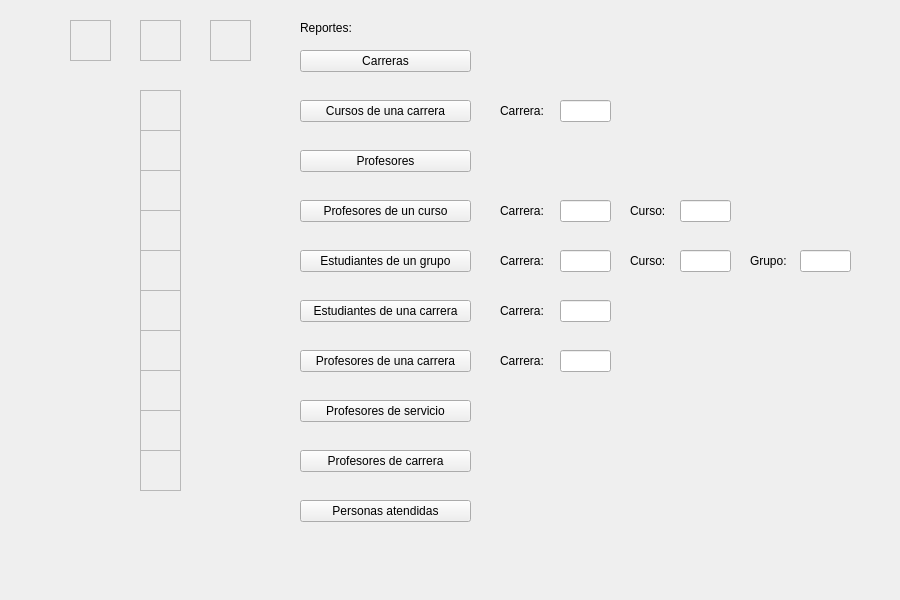
<?xml version="1.0" encoding="UTF-8"?>
<ui version="4.0">
 <class>MainWindow</class>
 <widget class="QMainWindow" name="MainWindow">
  <property name="enabled">
   <bool>true</bool>
  </property>
  <property name="geometry">
   <rect>
    <x>0</x>
    <y>0</y>
    <width>900</width>
    <height>600</height>
   </rect>
  </property>
  <property name="minimumSize">
   <size>
    <width>900</width>
    <height>600</height>
   </size>
  </property>
  <property name="maximumSize">
   <size>
    <width>900</width>
    <height>600</height>
   </size>
  </property>
  <property name="windowTitle">
   <string>Simulador de matricula 3000</string>
  </property>
  <widget class="QWidget" name="centralWidget">
   <widget class="QLabel" name="lblMostrador1">
    <property name="geometry">
     <rect>
      <x>70</x>
      <y>20</y>
      <width>41</width>
      <height>41</height>
     </rect>
    </property>
    <property name="frameShape">
     <enum>QFrame::StyledPanel</enum>
    </property>
    <property name="frameShadow">
     <enum>QFrame::Raised</enum>
    </property>
    <property name="text">
     <string/>
    </property>
   </widget>
   <widget class="QLabel" name="lblMostrador2">
    <property name="geometry">
     <rect>
      <x>140</x>
      <y>20</y>
      <width>41</width>
      <height>41</height>
     </rect>
    </property>
    <property name="frameShape">
     <enum>QFrame::StyledPanel</enum>
    </property>
    <property name="frameShadow">
     <enum>QFrame::Raised</enum>
    </property>
    <property name="text">
     <string/>
    </property>
   </widget>
   <widget class="QLabel" name="lblMostrador3">
    <property name="geometry">
     <rect>
      <x>210</x>
      <y>20</y>
      <width>41</width>
      <height>41</height>
     </rect>
    </property>
    <property name="frameShape">
     <enum>QFrame::StyledPanel</enum>
    </property>
    <property name="frameShadow">
     <enum>QFrame::Raised</enum>
    </property>
    <property name="text">
     <string/>
    </property>
   </widget>
   <widget class="QLabel" name="lblEstudiante1">
    <property name="geometry">
     <rect>
      <x>140</x>
      <y>90</y>
      <width>41</width>
      <height>41</height>
     </rect>
    </property>
    <property name="styleSheet">
     <string notr="true"/>
    </property>
    <property name="frameShape">
     <enum>QFrame::StyledPanel</enum>
    </property>
    <property name="frameShadow">
     <enum>QFrame::Raised</enum>
    </property>
    <property name="text">
     <string/>
    </property>
   </widget>
   <widget class="QLabel" name="lblEstudiante2">
    <property name="geometry">
     <rect>
      <x>140</x>
      <y>130</y>
      <width>41</width>
      <height>41</height>
     </rect>
    </property>
    <property name="frameShape">
     <enum>QFrame::StyledPanel</enum>
    </property>
    <property name="frameShadow">
     <enum>QFrame::Raised</enum>
    </property>
    <property name="text">
     <string/>
    </property>
   </widget>
   <widget class="QLabel" name="lblEstudiante3">
    <property name="geometry">
     <rect>
      <x>140</x>
      <y>170</y>
      <width>41</width>
      <height>41</height>
     </rect>
    </property>
    <property name="frameShape">
     <enum>QFrame::StyledPanel</enum>
    </property>
    <property name="frameShadow">
     <enum>QFrame::Raised</enum>
    </property>
    <property name="text">
     <string/>
    </property>
   </widget>
   <widget class="QLabel" name="lblEstudiante4">
    <property name="geometry">
     <rect>
      <x>140</x>
      <y>210</y>
      <width>41</width>
      <height>41</height>
     </rect>
    </property>
    <property name="frameShape">
     <enum>QFrame::StyledPanel</enum>
    </property>
    <property name="frameShadow">
     <enum>QFrame::Raised</enum>
    </property>
    <property name="text">
     <string/>
    </property>
   </widget>
   <widget class="QLabel" name="lblEstudiante5">
    <property name="geometry">
     <rect>
      <x>140</x>
      <y>250</y>
      <width>41</width>
      <height>41</height>
     </rect>
    </property>
    <property name="frameShape">
     <enum>QFrame::StyledPanel</enum>
    </property>
    <property name="frameShadow">
     <enum>QFrame::Raised</enum>
    </property>
    <property name="text">
     <string/>
    </property>
   </widget>
   <widget class="QLabel" name="lblEstudiante6">
    <property name="geometry">
     <rect>
      <x>140</x>
      <y>290</y>
      <width>41</width>
      <height>41</height>
     </rect>
    </property>
    <property name="frameShape">
     <enum>QFrame::StyledPanel</enum>
    </property>
    <property name="frameShadow">
     <enum>QFrame::Raised</enum>
    </property>
    <property name="text">
     <string/>
    </property>
   </widget>
   <widget class="QLabel" name="lblEstudiante7">
    <property name="geometry">
     <rect>
      <x>140</x>
      <y>330</y>
      <width>41</width>
      <height>41</height>
     </rect>
    </property>
    <property name="frameShape">
     <enum>QFrame::StyledPanel</enum>
    </property>
    <property name="frameShadow">
     <enum>QFrame::Raised</enum>
    </property>
    <property name="text">
     <string/>
    </property>
   </widget>
   <widget class="QLabel" name="lblEstudiante8">
    <property name="geometry">
     <rect>
      <x>140</x>
      <y>370</y>
      <width>41</width>
      <height>41</height>
     </rect>
    </property>
    <property name="frameShape">
     <enum>QFrame::StyledPanel</enum>
    </property>
    <property name="frameShadow">
     <enum>QFrame::Raised</enum>
    </property>
    <property name="text">
     <string/>
    </property>
   </widget>
   <widget class="QLabel" name="lblEstudiante9">
    <property name="geometry">
     <rect>
      <x>140</x>
      <y>410</y>
      <width>41</width>
      <height>41</height>
     </rect>
    </property>
    <property name="frameShape">
     <enum>QFrame::StyledPanel</enum>
    </property>
    <property name="frameShadow">
     <enum>QFrame::Raised</enum>
    </property>
    <property name="text">
     <string/>
    </property>
   </widget>
   <widget class="QLabel" name="lblEstudiante10">
    <property name="geometry">
     <rect>
      <x>140</x>
      <y>450</y>
      <width>41</width>
      <height>41</height>
     </rect>
    </property>
    <property name="frameShape">
     <enum>QFrame::StyledPanel</enum>
    </property>
    <property name="frameShadow">
     <enum>QFrame::Raised</enum>
    </property>
    <property name="text">
     <string/>
    </property>
   </widget>
   <widget class="QPushButton" name="btnReporteCarreras">
    <property name="geometry">
     <rect>
      <x>300</x>
      <y>50</y>
      <width>171</width>
      <height>22</height>
     </rect>
    </property>
    <property name="text">
     <string>Carreras</string>
    </property>
   </widget>
   <widget class="QLabel" name="lblReportes">
    <property name="geometry">
     <rect>
      <x>300</x>
      <y>20</y>
      <width>71</width>
      <height>16</height>
     </rect>
    </property>
    <property name="text">
     <string>Reportes:</string>
    </property>
   </widget>
   <widget class="QPushButton" name="btnCursosDeUnaCarrera">
    <property name="geometry">
     <rect>
      <x>300</x>
      <y>100</y>
      <width>171</width>
      <height>22</height>
     </rect>
    </property>
    <property name="text">
     <string>Cursos de una carrera</string>
    </property>
   </widget>
   <widget class="QPushButton" name="btnProfesores">
    <property name="geometry">
     <rect>
      <x>300</x>
      <y>150</y>
      <width>171</width>
      <height>22</height>
     </rect>
    </property>
    <property name="text">
     <string>Profesores</string>
    </property>
   </widget>
   <widget class="QPushButton" name="btnProfesoresDeUnCurso">
    <property name="geometry">
     <rect>
      <x>300</x>
      <y>200</y>
      <width>171</width>
      <height>22</height>
     </rect>
    </property>
    <property name="text">
     <string>Profesores de un curso</string>
    </property>
   </widget>
   <widget class="QPushButton" name="btnEstudianteDeUnGrupo">
    <property name="geometry">
     <rect>
      <x>300</x>
      <y>250</y>
      <width>171</width>
      <height>22</height>
     </rect>
    </property>
    <property name="text">
     <string>Estudiantes de un grupo</string>
    </property>
   </widget>
   <widget class="QPushButton" name="btnEstudiantesDeUnCarrera">
    <property name="geometry">
     <rect>
      <x>300</x>
      <y>300</y>
      <width>171</width>
      <height>22</height>
     </rect>
    </property>
    <property name="text">
     <string>Estudiantes de una carrera</string>
    </property>
   </widget>
   <widget class="QPushButton" name="btnProfesoresDeServicio">
    <property name="geometry">
     <rect>
      <x>300</x>
      <y>400</y>
      <width>171</width>
      <height>22</height>
     </rect>
    </property>
    <property name="text">
     <string>Profesores de servicio</string>
    </property>
   </widget>
   <widget class="QPushButton" name="btnProfesoresDeCarrera">
    <property name="geometry">
     <rect>
      <x>300</x>
      <y>450</y>
      <width>171</width>
      <height>22</height>
     </rect>
    </property>
    <property name="text">
     <string>Profesores de carrera</string>
    </property>
   </widget>
   <widget class="QPushButton" name="btnCantidadDePersonas">
    <property name="geometry">
     <rect>
      <x>300</x>
      <y>500</y>
      <width>171</width>
      <height>22</height>
     </rect>
    </property>
    <property name="text">
     <string>Personas atendidas</string>
    </property>
   </widget>
   <widget class="QLabel" name="label">
    <property name="geometry">
     <rect>
      <x>500</x>
      <y>100</y>
      <width>59</width>
      <height>21</height>
     </rect>
    </property>
    <property name="text">
     <string>Carrera:</string>
    </property>
   </widget>
   <widget class="QLineEdit" name="txfCarreraParaCursos">
    <property name="geometry">
     <rect>
      <x>560</x>
      <y>100</y>
      <width>51</width>
      <height>22</height>
     </rect>
    </property>
    <property name="maxLength">
     <number>4</number>
    </property>
   </widget>
   <widget class="QLabel" name="label_2">
    <property name="geometry">
     <rect>
      <x>500</x>
      <y>200</y>
      <width>59</width>
      <height>21</height>
     </rect>
    </property>
    <property name="text">
     <string>Carrera:</string>
    </property>
   </widget>
   <widget class="QLineEdit" name="txfCarreraParaProfesores">
    <property name="geometry">
     <rect>
      <x>560</x>
      <y>200</y>
      <width>51</width>
      <height>22</height>
     </rect>
    </property>
    <property name="maxLength">
     <number>4</number>
    </property>
   </widget>
   <widget class="QLineEdit" name="txfCursosParaProfesores">
    <property name="geometry">
     <rect>
      <x>680</x>
      <y>200</y>
      <width>51</width>
      <height>22</height>
     </rect>
    </property>
    <property name="maxLength">
     <number>4</number>
    </property>
   </widget>
   <widget class="QLabel" name="label_3">
    <property name="geometry">
     <rect>
      <x>630</x>
      <y>200</y>
      <width>41</width>
      <height>21</height>
     </rect>
    </property>
    <property name="text">
     <string>Curso:</string>
    </property>
   </widget>
   <widget class="QLineEdit" name="txfCarreraParaEstudiantes">
    <property name="geometry">
     <rect>
      <x>560</x>
      <y>250</y>
      <width>51</width>
      <height>22</height>
     </rect>
    </property>
    <property name="maxLength">
     <number>4</number>
    </property>
   </widget>
   <widget class="QLabel" name="label_4">
    <property name="geometry">
     <rect>
      <x>630</x>
      <y>250</y>
      <width>41</width>
      <height>21</height>
     </rect>
    </property>
    <property name="text">
     <string>Curso:</string>
    </property>
   </widget>
   <widget class="QLabel" name="label_5">
    <property name="geometry">
     <rect>
      <x>500</x>
      <y>250</y>
      <width>59</width>
      <height>21</height>
     </rect>
    </property>
    <property name="text">
     <string>Carrera:</string>
    </property>
   </widget>
   <widget class="QLineEdit" name="txfCursosParaEstudiantes">
    <property name="geometry">
     <rect>
      <x>680</x>
      <y>250</y>
      <width>51</width>
      <height>22</height>
     </rect>
    </property>
    <property name="maxLength">
     <number>4</number>
    </property>
   </widget>
   <widget class="QLabel" name="label_6">
    <property name="geometry">
     <rect>
      <x>750</x>
      <y>250</y>
      <width>41</width>
      <height>21</height>
     </rect>
    </property>
    <property name="text">
     <string>Grupo:</string>
    </property>
   </widget>
   <widget class="QLineEdit" name="txfGrupoParaEstudiantes">
    <property name="geometry">
     <rect>
      <x>800</x>
      <y>250</y>
      <width>51</width>
      <height>22</height>
     </rect>
    </property>
    <property name="maxLength">
     <number>4</number>
    </property>
   </widget>
   <widget class="QLineEdit" name="txfCarreraParaEstudiantes2">
    <property name="geometry">
     <rect>
      <x>560</x>
      <y>300</y>
      <width>51</width>
      <height>22</height>
     </rect>
    </property>
    <property name="maxLength">
     <number>4</number>
    </property>
   </widget>
   <widget class="QLabel" name="label_7">
    <property name="geometry">
     <rect>
      <x>500</x>
      <y>300</y>
      <width>59</width>
      <height>21</height>
     </rect>
    </property>
    <property name="text">
     <string>Carrera:</string>
    </property>
   </widget>
   <widget class="QPushButton" name="btnProfesoresDeUNACarrera">
    <property name="geometry">
     <rect>
      <x>300</x>
      <y>350</y>
      <width>171</width>
      <height>22</height>
     </rect>
    </property>
    <property name="text">
     <string>Profesores de una carrera</string>
    </property>
   </widget>
   <widget class="QLineEdit" name="txfCarreraParaProfesores2">
    <property name="geometry">
     <rect>
      <x>560</x>
      <y>350</y>
      <width>51</width>
      <height>22</height>
     </rect>
    </property>
    <property name="maxLength">
     <number>4</number>
    </property>
   </widget>
   <widget class="QLabel" name="label_8">
    <property name="geometry">
     <rect>
      <x>500</x>
      <y>350</y>
      <width>59</width>
      <height>21</height>
     </rect>
    </property>
    <property name="text">
     <string>Carrera:</string>
    </property>
   </widget>
  </widget>
 </widget>
 <layoutdefault spacing="6" margin="11"/>
 <resources/>
 <connections/>
</ui>
